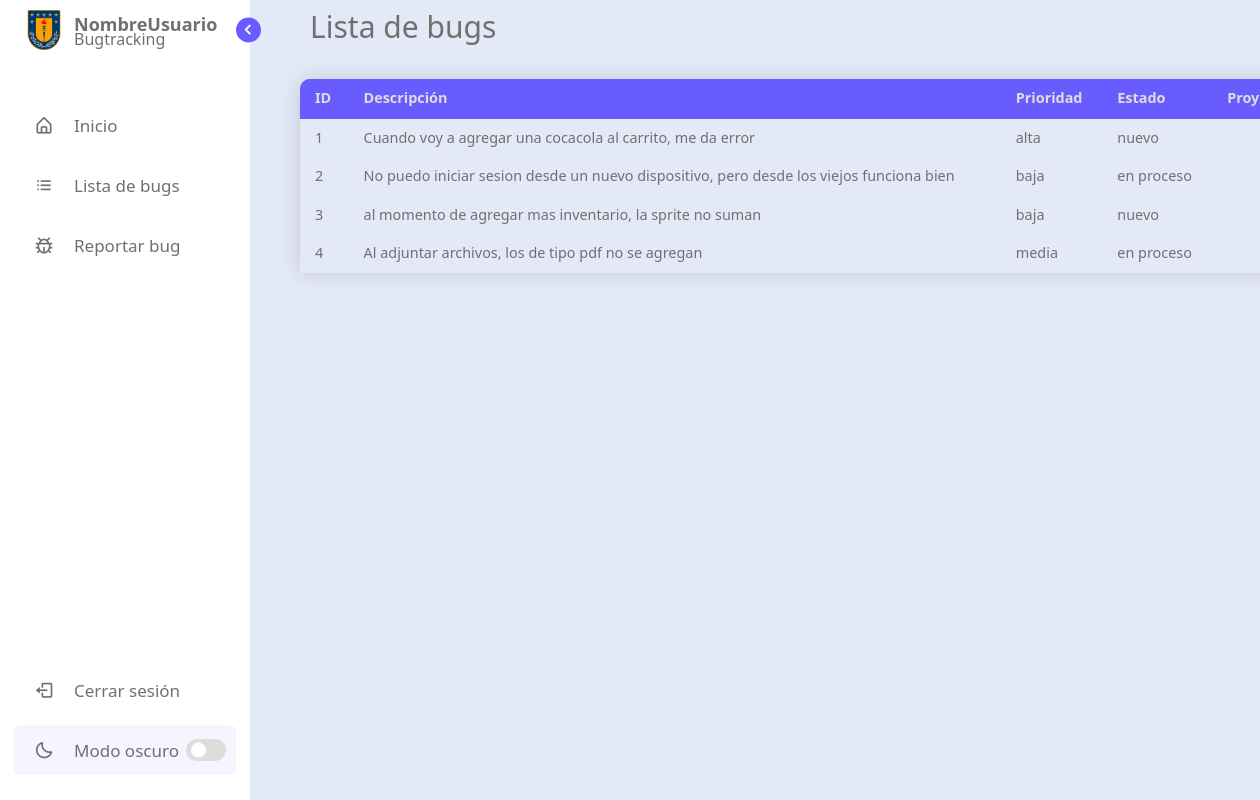
The app's page /buglist with its own data.
### database/models.py (models this page shows, shortened)
class Bug(models.Model):
    PRIORIDADES_CHOICES = (
        ("baja", "Baja"),
        ("media", "Media"),
        ("alta", "Alta"),
        ("urgente", "Urgente"),
    )
    ESTADOS_CHOICES = (
        ('nuevo', 'Nuevo'),
        ('en proceso', 'En proceso'),
        ('solucionado', 'Solucionado'),
    )
    id_bug         = models.AutoField(primary_key=True)
    titulo         = models.CharField(max_length=255, null=False, verbose_name='Titulo del bug')
    descripcion    = models.TextField(null=False, verbose_name='Descripción')
    prioridad      = models.CharField(max_length=20, choices=PRIORIDADES_CHOICES, verbose_name='Prioridad')
    estado         = models.CharField(max_length=20, choices=ESTADOS_CHOICES, verbose_name='Estado')
    fecha_reporte  = models.DateTimeField(auto_now_add=True, verbose_name='Fecha de reporte')
    id_proyecto    = models.ForeignKey(Proyecto, null=False, on_delete=models.CASCADE, verbose_name='Proyecto')
    id_programador = models.ForeignKey(Programador, null=False, on_delete=models.CASCADE, verbose_name='Programador')

### buglist/views.py (the view)
# urls.py: path('', views.index, name= 'bug_list'),
def index(request):
    latest_bug_list = Bug.objects.order_by("id_bug")[:20]
    context = {"latest_bug_list": latest_bug_list}
    return render(request, "buglist/index.html", context)

### buglist/templates/buglist/index.html
{% extends 'home/base.html' %}
{% block content %}
    <section class="home">
        <div class="text">Lista de bugs</div>
        {% if latest_bug_list %}
        <table class="table">
            <thead>
                <tr>
                  <th>ID</th>
                  <th>Descripción</th>
                  <th>Prioridad</th>
                  <th>Estado</th>
                  <th>Proyecto</th>
                </tr>
            </thead>
            <tbody>
                {% for Bug in latest_bug_list %}
                <tr>
                  <td>{{ Bug.id_bug }}</td>
                  <td>{{ Bug.descripcion }}</td>
                  <td>{{ Bug.prioridad }}</td>
                  <td>{{ Bug.estado }}</td>
                  <td>{{ Bug.proyecto }}</td>
                </tr>
                {%endfor%}
              </tbody>
        </table>
        {% else %}
        <div class="text">No hay bugs disponibles</div>
        {% endif %}
    </section>
{% endblock %}

### home/static/css/style.css (style rules this page uses)
* { margin: 0; padding: 0; box-sizing: border-box; font-family: 'Segoe UI', Tahoma, Geneva, Verdana, sans-serif; }
:root { --body-color: #E4E9F7; --sidebar-color: #FFF; --primary-color: #695CFE; --primary-color-light: #F6F5FF; --toggle-color: #DDD; --text-color: #707070; --shadow-box: rgba(0, 0, 0, 0.15); --tran-03: all 0.2s ease; --tran-03: all 0.3s ease; --tran-04: all 0.3s ease; --tran-05: all 0.3s ease; }
body { min-height: 100vh; background-color: var(--body-color); transition: var(--tran-05); }
.home { position: absolute; top: 0; top: 0; left: 250px; height: 100vh; width: calc(100% - 250px); background-color: var(--body-color); transition: var(--tran-05); }
.home .text { font-size: 30px; font-weight: 500; color: var(--text-color); padding: 12px 60px; }
.home .table { position: absolute; left: 50px; border-collapse: collapse; margin: 25px 0; font-size: 0.9em; min-width: 400px; border-radius: 5px 5px 0 0; overflow: hidden; box-shadow: 0 0 20px var(--shadow-box); }
.home .table thead tr { background-color: var(--primary-color); color: var(--toggle-color); text-align: left; font-weight: bold; }
.home .table th, .home .table td { padding: 12px 15px; text-decoration-color: var(--text-color); }
.home .table tbody tr { border-bottom: var(--toggle-color); color: var(--text-color); }

### staticfiles/css/parallax.css (style rules this page uses)
html, body, div, span, applet, object, iframe, h1, h2, h3, h4, h5, h6, p, blockquote, pre, a, abbr, acronym, address, big, cite, code, del, dfn, em, img, ins, kbd, q, s, samp, small, strike, strong, sub, sup, tt, var, b, u, i, center, dl, dt, dd, ol, ul, li, fieldset, form, label, legend, table, caption, tbody, tfoot, thead, tr, th, td, article, aside, canvas, details, embed, figure, figcaption, footer, header, hgroup, menu, nav, output, ruby, section, summary, time, mark, audio, video { margin: 0; padding: 0; border: 0; font-size: 100%; vertical-align: baseline; }
article, aside, details, figcaption, figure, footer, header, hgroup, menu, nav, section { display: block; }
body { line-height: 1; }
table { border-collapse: collapse; border-spacing: 0; }

### home/static/css/index.css (style rules this page uses)
table { border-collapse: collapse; border-radius: 10px 10px 0px 0px !important; overflow: hidden; width: 100%; }
thead { background-color: #695cfe; color: white; height: 40px; }
tbody { background-color: #e4e9f7; }

### records on screen
Bug: id_bug "1", descripcion "Cuando voy a agregar una cocacola al carrito, me da error", prioridad "alta", estado "nuevo"
Bug: id_bug "2", descripcion "No puedo iniciar sesion desde un nuevo dispositivo, pero desde los viejos funciona bien", prioridad "baja", estado "en proceso"
Bug: id_bug "3", descripcion "al momento de agregar mas inventario, la sprite no suman", prioridad "baja", estado "nuevo"
Bug: id_bug "4", descripcion "Al adjuntar archivos, los de tipo pdf no se agregan", prioridad "media", estado "en proceso"
